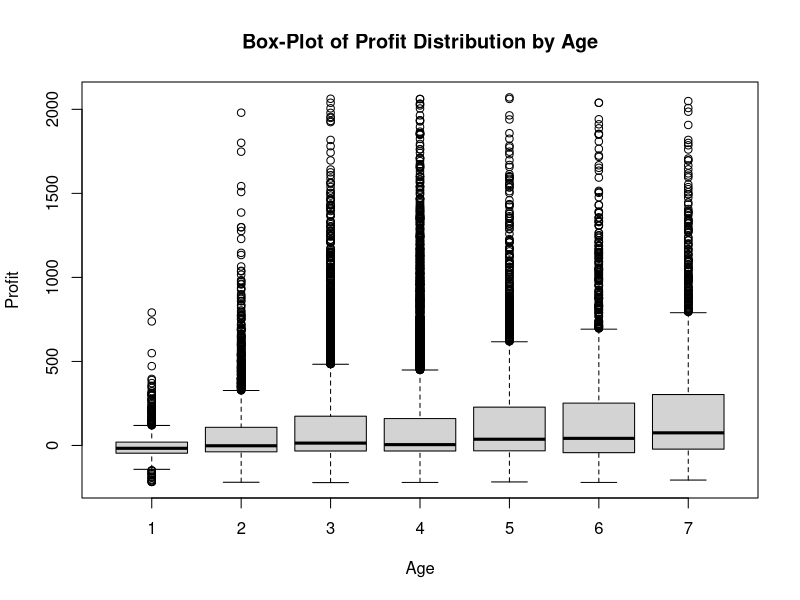
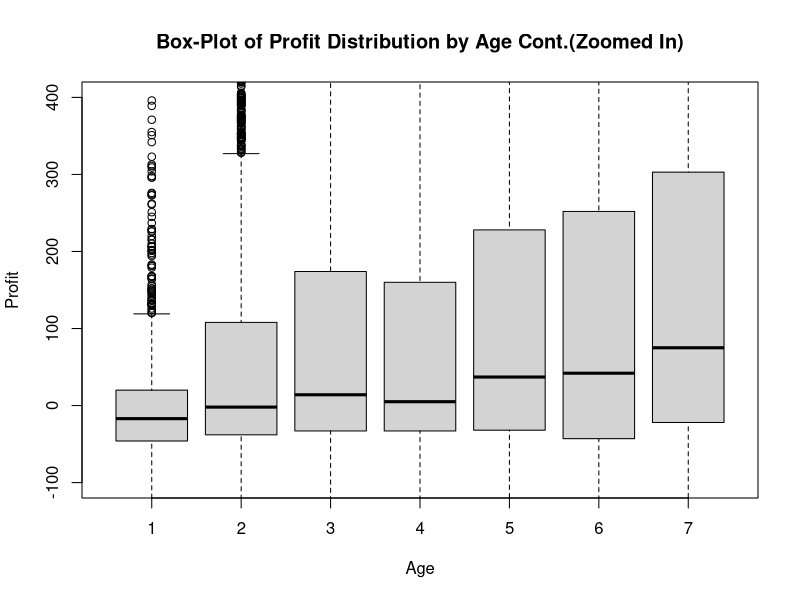
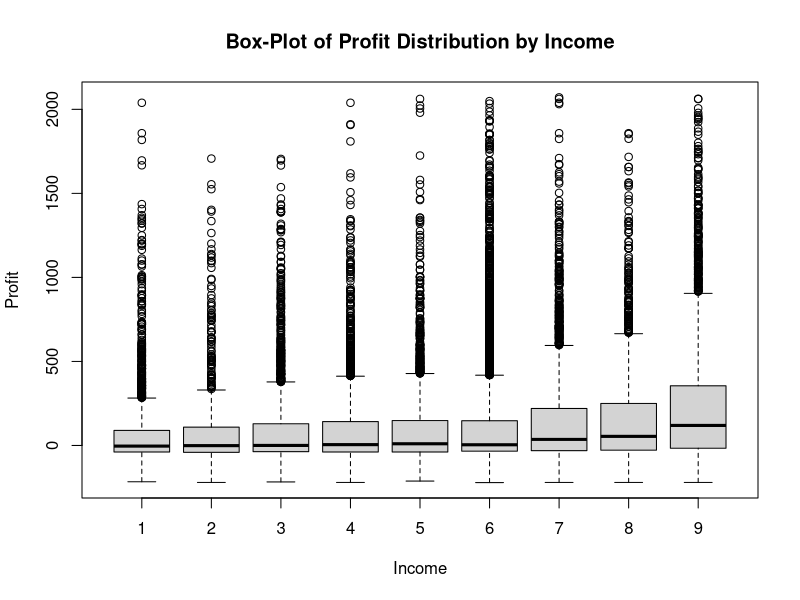
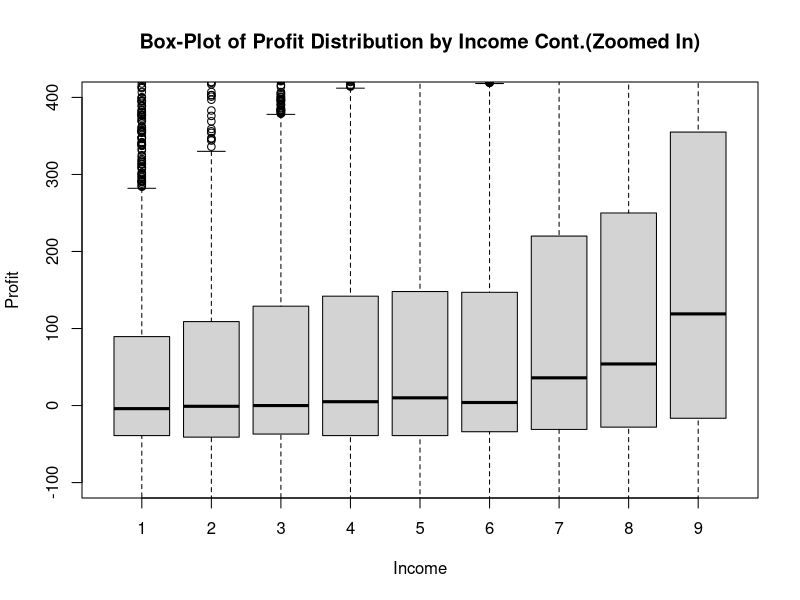
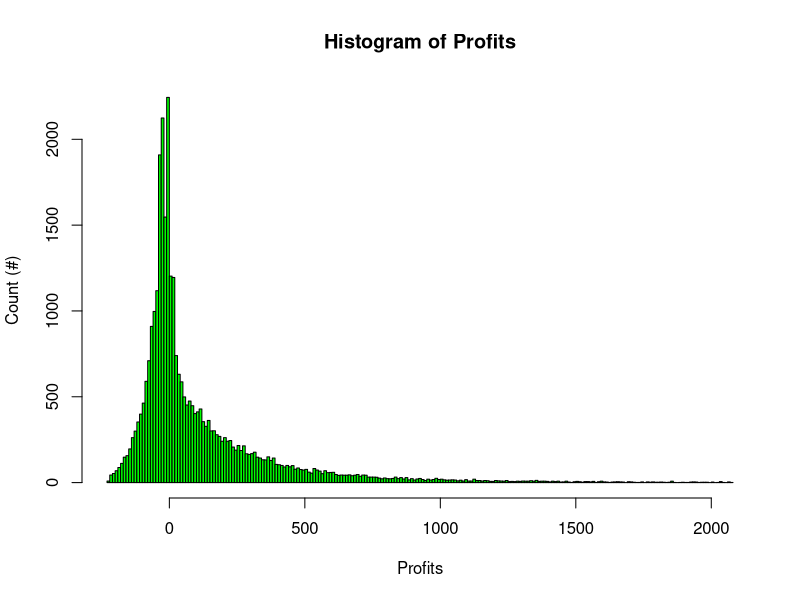
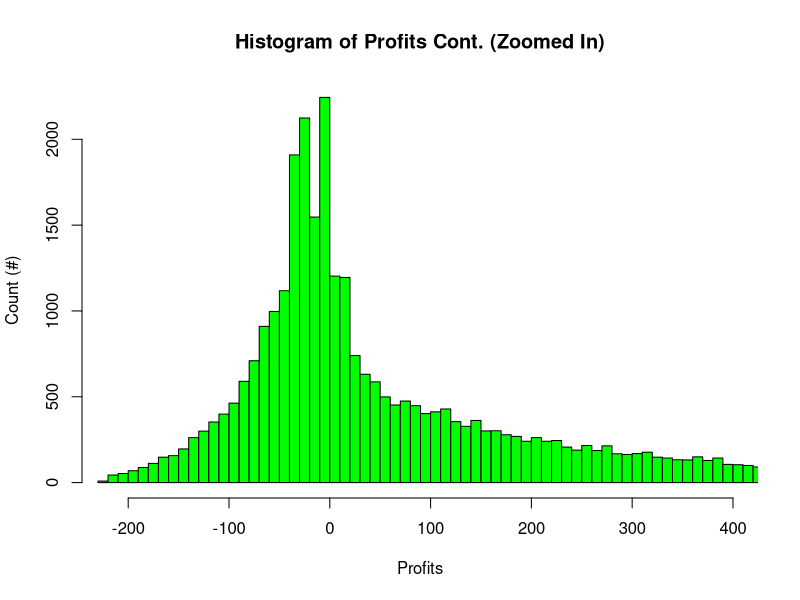
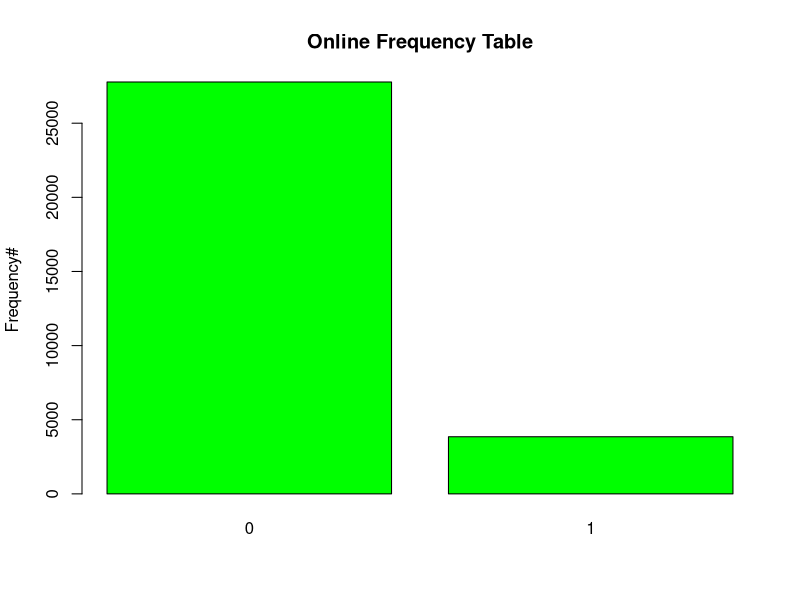
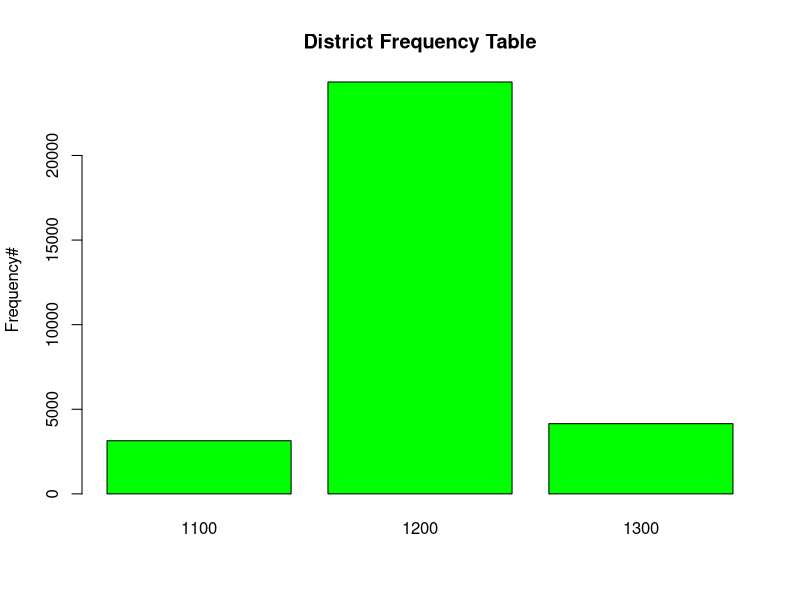

Write R code to recreate these figures, in order.
## ---- chunk 1
knitr::opts_chunk$set(echo = TRUE)
## ---- chunk 2
library(rmarkdown) ### This loads the package
## ---- chunk 3
### Check who left the bank in 2000, named the variable as "LeftBank"
### Check who didn't left the bank in 2000, and the income or age in 1999 were missing, we named ### the variable as "fixAge" and "fixIncome"
### for "fixAge"== TRUE, we substitute "NA" to be "4", which is the median
### for "fixIncome"== TRUE, we substitute "NA" to be "6", which is the mean

consumerDB = read.csv("dataset.csv")
## check : summary(consumerDB)
consumerDB$LeftBank = is.na(consumerDB$X0Online) & is.na(consumerDB$X0Billpay)
## check : View(consumerDB)
AgeMedian_1999 = median(consumerDB$X9Age,na.rm = TRUE) 
IncomeMean_1999 = median(consumerDB$X9Inc,na.rm = TRUE) 
AgeMedian_1999
IncomeMean_1999
consumerDB$fixAge = !consumerDB$LeftBank & is.na(consumerDB$X9Age)
consumerDB$fixIncome = !consumerDB$LeftBank & is.na(consumerDB$X9Inc)
consumerDB[consumerDB$fixAge,]$X9Age = 4
## check: View(consumerDB)
consumerDB[consumerDB$fixIncome,]$X9Inc = 6
### summary(consumerDB)
## ---- chunk 4
### stats Table is wrong
statsTable1999= consumerDB[,2:6]
###View(statsTable1999)
X9Billpay = consumerDB[,10]
statsTable1999= cbind(statsTable1999,X9Billpay)
#View(statsTable1999)
#summary(statsTable1999)
### summary(consumerDB)
### statsTable1999=summary.data.frame((statsTable1999)[1:6,])

## ---- chunk 5
### Problem 3 answer
### Please install.packages("psych")

library(psych)
Summary_Table=t(describe(statsTable1999))
Summary_Table = round(Summary_Table,2)
Summary_Table_New = Summary_Table[c(3:5,8:10),c(1,3,4,5)]
Summary_Table_New

## ---- chunk 6
### Profit& Age 
boxplot(X9Profit~X9Age, data = consumerDB, 
        main = "Box-Plot of Profit Distribution by Age",  ## Sets Title to Plot
        xlab = "Age", ylab = "Profit") ### Sets X and Y Axes 
### Profit& Age(Zoomed in)
boxplot(X9Profit~X9Age, data = consumerDB, 
        main = "Box-Plot of Profit Distribution by Age Cont.(Zoomed In)",  ## Sets Title to Plot
        xlab = "Age", ylab = "Profit",ylim=c(-100,400)) ### Sets X and Y Axes



## ---- chunk 7
### Profit& Income  
boxplot(X9Profit~X9Inc, data = consumerDB, 
        main = "Box-Plot of Profit Distribution by Income",  ## Sets Title to Plot
        xlab = "Income", ylab = "Profit") ### Sets X and Y Axes 
### Profit& Income(Zoomed in)
boxplot(X9Profit~X9Inc, data = consumerDB, 
        main = "Box-Plot of Profit Distribution by Income Cont.(Zoomed In)",  ## Sets Title to Plot
        xlab = "Income", ylab = "Profit",ylim=c(-100,400)) ### Sets X and Y Axes


## ---- chunk 8

### Histogram of Profits
hist(consumerDB$X9Profit, main = "Histogram of Profits", 
     xlab = "Profits", ylab = "Count (#)", col = "green", n = 200)



### Histogram of Profits (Zoomed in)
hist(consumerDB$X9Profit, main = "Histogram of Profits Cont. (Zoomed In)", 
     xlab = "Profits", ylab = "Count (#)", col = "green", xlim = c(-221,400), n = 200)
## ---- chunk 9
barplot(table(consumerDB$X9Online),main="Online Frequency Table",ylab = "Frequency#",col= "green")
barplot(table(consumerDB$X9District),main="District Frequency Table",ylab = "Frequency#",col= "green")
barplot(table(consumerDB$X9Billpay),main="Billpay Frequency Table",ylab = "Frequency#",col= "green")
## ---- chunk 10
library(plyr)
#1999 Income with online and billpay
summary_Income_1999 = ddply(consumerDB, .(X9Inc), 
                            summarize, '0' = sum(X9Online,X9Online==0), '1' = sum(X9Online,X9Online==1))
summary_Income_1999
## ---- chunk 11
#1999 Age with online and billpay
summary_Age_1999 = ddply(consumerDB, .(X9Age), 
                            summarize, '0' = sum(X9Online,X9Online==0), '1' = sum(X9Online,X9Online==1))
summary_Age_1999
## ---- chunk 12

## Creating Tenure levels
consumerDB$Tenure.Level = "0"
consumerDB[consumerDB$X9Tenure <= 3.00,]$Tenure.Level = "Level 01"
consumerDB[consumerDB$X9Tenure > 3.00 & consumerDB$X9Tenure <= 6.00,]$Tenure.Level = "Level 02"
consumerDB[consumerDB$X9Tenure > 6.00 & consumerDB$X9Tenure <= 9.00,]$Tenure.Level = "Level 03"
consumerDB[consumerDB$X9Tenure > 9.00 & consumerDB$X9Tenure <= 12.00,]$Tenure.Level = "Level 04"
consumerDB[consumerDB$X9Tenure > 12.00 & consumerDB$X9Tenure <= 15.00,]$Tenure.Level = "Level 05"
consumerDB[consumerDB$X9Tenure > 15.00 & consumerDB$X9Tenure <= 18.00,]$Tenure.Level = "Level 06"
consumerDB[consumerDB$X9Tenure > 18.00 & consumerDB$X9Tenure <= 21.00,]$Tenure.Level = "Level 07"
consumerDB[consumerDB$X9Tenure > 21.00 & consumerDB$X9Tenure <= 24.00,]$Tenure.Level = "Level 08"
consumerDB[consumerDB$X9Tenure > 24.00 & consumerDB$X9Tenure <= 27.00,]$Tenure.Level = "Level 09"
consumerDB[consumerDB$X9Tenure > 27.00 & consumerDB$X9Tenure <= 30.00,]$Tenure.Level = "Level 10"
consumerDB[consumerDB$X9Tenure > 30.00 & consumerDB$X9Tenure <= 33.00,]$Tenure.Level = "Level 11"
consumerDB[consumerDB$X9Tenure > 33.00 & consumerDB$X9Tenure <= 36.00,]$Tenure.Level = "Level 12"
consumerDB[consumerDB$X9Tenure > 36.00 & consumerDB$X9Tenure <= 39.00,]$Tenure.Level = "Level 13"
consumerDB[consumerDB$X9Tenure > 39.00 & consumerDB$X9Tenure <= 42.00,]$Tenure.Level = "Level 14"
table(consumerDB$Tenure.Level,consumerDB$X9Online)
#as.data.frame(consumerDB$Tenure.Level,consumerDB$X9Online)
table(consumerDB$Tenure.Level,consumerDB$X9Billpay)

## ---- chunk 13

consumerDB2=consumerDB[!is.na(consumerDB$X9Inc),]
consumerDB2=consumerDB2[!is.na(consumerDB2$X9Age),]
#consumerDB2$Na= is.na(consumerDB2$X9Inc ) || is.na(consumerDB2$X9Age)
# View(consumerDB2)
# summary(consumerDB2)
# consumerDB2 means no missing data in 1999 Age and Income
cor(x=consumerDB2$X9Profit, y=consumerDB2$X9Inc)
cor(x=consumerDB2$X9Profit, y=consumerDB2$X9Age)
cor(x=consumerDB$X9Profit, y=consumerDB$X9Online)
cor(x=consumerDB$X9Profit, y=consumerDB$X9Billpay)
cor(x=consumerDB$X9Profit, y=consumerDB$X9Tenure)
cor(x=consumerDB$X9Profit, y=consumerDB$X9District)
## ---- chunk 14
## Creating Profit levels
consumerDB$Profit.Level = "0"
consumerDB$ProfitProcess = consumerDB$X9Profit/10
consumerDB[consumerDB$ProfitProcess <= -10,]$Profit.Level = "Level 01"
consumerDB[consumerDB$ProfitProcess > -10 & consumerDB$ProfitProcess <= 10,]$Profit.Level = "Level 02"
consumerDB[consumerDB$ProfitProcess > 10 & consumerDB$ProfitProcess <= 20,]$Profit.Level = "Level 03"
consumerDB[consumerDB$ProfitProcess > 20 & consumerDB$ProfitProcess <= 40,]$Profit.Level = "Level 04"
consumerDB[consumerDB$ProfitProcess > 40 & consumerDB$ProfitProcess <= 60,]$Profit.Level = "Level 05"
consumerDB[consumerDB$ProfitProcess > 60 & consumerDB$ProfitProcess <= 80,]$Profit.Level = "Level 06"
consumerDB[consumerDB$ProfitProcess > 80 & consumerDB$ProfitProcess <= 100,]$Profit.Level = "Level 07"
consumerDB[consumerDB$ProfitProcess > 100 & consumerDB$ProfitProcess <= 120,]$Profit.Level = "Level 08"
consumerDB[consumerDB$ProfitProcess > 120 & consumerDB$ProfitProcess <= 140,]$Profit.Level = "Level 09"
consumerDB[consumerDB$ProfitProcess > 140 & consumerDB$ProfitProcess <= 160,]$Profit.Level = "Level 10"
consumerDB[consumerDB$ProfitProcess > 160 & consumerDB$ProfitProcess <= 180,]$Profit.Level = "Level 11"
consumerDB[consumerDB$ProfitProcess > 180 & consumerDB$ProfitProcess <= 200,]$Profit.Level = "Level 12"
consumerDB[consumerDB$ProfitProcess > 200,]$Profit.Level = "Level 13"

table(consumerDB$Profit.Level,consumerDB$X9Online)
### as.data.frame(consumerDB$Tenure.Level,consumerDB$X9Online)
table(consumerDB$Profit.Level,consumerDB$X9Billpay)
### View(consumerDB)
